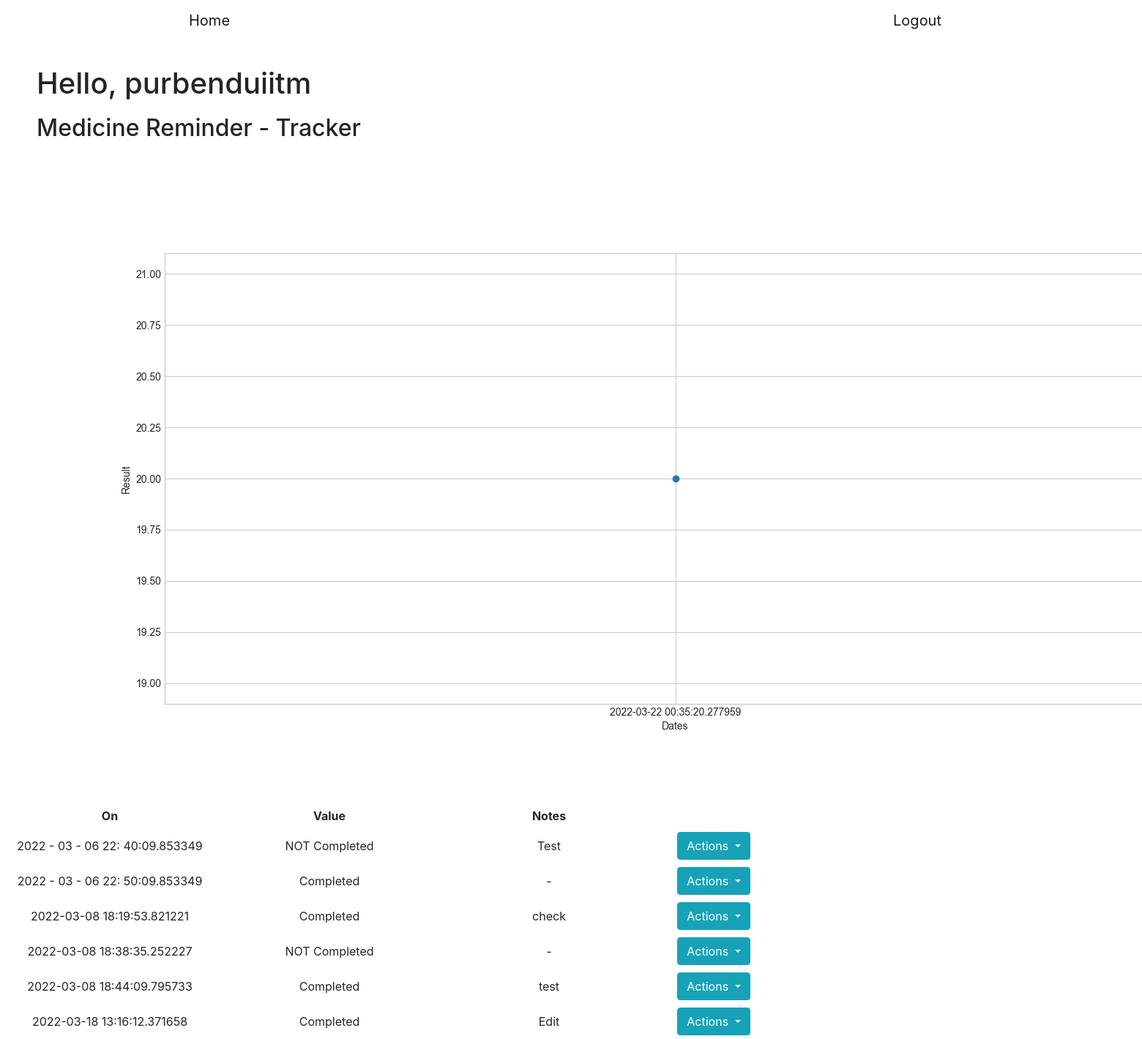
The app's page /purbenduiitm/trackers/Medicine Reminder/show (signed in) with its own data.
### main.py (models this page shows)
class boolean(db.Model):
    __tablename__ = 'boolean'
    id = db.Column(db.Integer, nullable=False, primary_key=True)
    username = db.Column(db.String,
                         db.ForeignKey('authentication.username'),
                         nullable=False)
    value = db.Column(db.Integer, nullable=False)
    date = db.Column(db.String, nullable=False)
    trackerName = db.Column(db.String, nullable=False)
    notes = db.Column(db.String, nullable=True)

### main.py (the view, shortened to what this page needs)
@app.route("/<string:username>/trackers/<string:trackerName>/show",
           methods=["GET", "POST"])
def showData(username, trackerName):
    if len(loggedIn) == 0 or username != loggedIn[0]:
        return redirect("/")
    dataType = db.session.query(trackers).filter(
        trackers.username == username,
        trackers.trackerName == trackerName).first()
    if dataType.trackerType == 1:  # Numerical
        entry = db.session.query(numerical).filter(
            numerical.username == username,
            numerical.trackerName == trackerName).all()
        if entry == []:
            return render_template("noRecords.html",
                                   username=username,
                                   trackerName=trackerName)
        y, x = [], []
        for data in entry:
            y.append(data.value)
            x.append(data.date)
        f = plt.figure()
        f.set_figwidth(18)
        f.set_figheight(8)
        plt.plot(x, y, marker="o")
        plt.xlabel("Dates")
        plt.ylabel("Result")
        plt.savefig("static/trendline.png")
        return render_template("showData.html",
                               entry=entry,
                               trackerName=trackerName,
                               username=username,
                               image="/static/trendline.png")
    elif dataType.trackerType == 2:  # boolean
        entry = db.session.query(boolean).filter(
            boolean.username == username,
            boolean.trackerName == trackerName).all()
        if entry == []:
            return render_template("noRecords.html",
                                   username=username,
                                   trackerName=trackerName)
        y, x = [], []
        for data in entry:
            y.append(data.value)
            x.append(data.date)
        f = plt.figure()
        f.set_figwidth(18)
        f.set_figheight(8)
        plt.plot(x, y, marker="o")
        plt.xlabel("Dates")
        plt.ylabel("Value")
        my_yticks = []
        for pt in y:
            if int(pt) == 1:
                my_yticks.append("Completed")
            else:
                my_yticks.append("NOT Completed")
        plt.yticks(y, my_yticks)
        plt.savefig("static/trendline.png")
        return render_template("showData.html",
                               entry=entry,
                               trackerName=trackerName,
                               username=username,
                               image="/static/trendline.png",
                               b=1)

### templates/showData.html (shortened to what this page needs)
<!DOCTYPE html>
<html>
<head>
	<link rel="stylesheet" href="https://cdn.jsdelivr.net/npm/bootstrap@4.0.0/dist/css/bootstrap.min.css">
</head>
<body>
	<nav class="navbar navbar-expand-lg navbar-light" id="mainNav">
        <div class="container px-4 px-lg-5">
            <a class="navbar-brand" href="/{{ username }}/trackers"> Home </a>
            <a class="navbar-brand" href="/{{ username }}/logout"> Logout </a>
        </div>
    </nav>
	<br>
	<div>
		<h1 style="padding-left: 50px; padding-top: 10px;">Hello, {{ username }}</h1>
	</div>
	<div>
		<h2 style="padding-left: 50px; padding-top: 10px;">{{ trackerName }} - Tracker</h2>
	</div>
	<br><br>
	{% if b!=3 %}
		<div>
	            <img src="{{ image }}">
	    </div>
	{% endif %}
    <br><br>
	<div>
		<table>
			<tr>
				<th style="text-align: center; width: 300px;padding: 5px;">On</th>
				<th style="text-align: center; width: 300px;padding: 5px;">Value</th>
				<th style="text-align: center; width: 300px;padding: 5px;">Notes</th>
			</tr>
			{% for data in entry %}
			<tr>
				<td style=" width: 300px;
		        text-align: center;
		        padding: 5px;">
		        {{ data['date'] }}</td>
				<td style=" width: 150px;
		        text-align: center;
		        padding: 5px;">
		    	{% if b==1 %}
		    		{% if data['value']==1 %}
		    			Completed
	    			{% else %}
	    				NOT Completed
    				{% endif %}
				{% else %}
					{{ data['value'] }}
		    	{% endif %}
		    	</td>
				<td style=" width: 150px;
		        text-align: center;
		        padding: 5px;">
		    	{{ data['notes'] }}
		    	</td>
				<td class="select" style=" width: 150px;
		        text-align: center;
		        padding: 5px;">
					<div class="btn-group">
					  <button type="button" class="btn btn-info dropdown-toggle" data-toggle="dropdown" aria-haspopup="true" aria-expanded="false">
					    Actions
					  </button>
					</div>
			</tr>
			{% endfor %}
		</table>
	</div>
</body>
</html>

### records on screen
boolean: date "2022 - 03 - 06 22: 40:09.853349", value "NOT Completed", notes "Test"
boolean: date "2022 - 03 - 06 22: 50:09.853349", value "Completed", notes "-"
boolean: date "2022-03-08 18:19:53.821221", value "Completed", notes "check"
boolean: date "2022-03-08 18:38:35.252227", value "NOT Completed", notes "-"
boolean: date "2022-03-08 18:44:09.795733", value "Completed", notes "test"
boolean: date "2022-03-18 13:16:12.371658", value "Completed", notes "Edit"

### other values on screen
{{ username }} "purbenduiitm"
{{ trackerName }} "Medicine Reminder"
